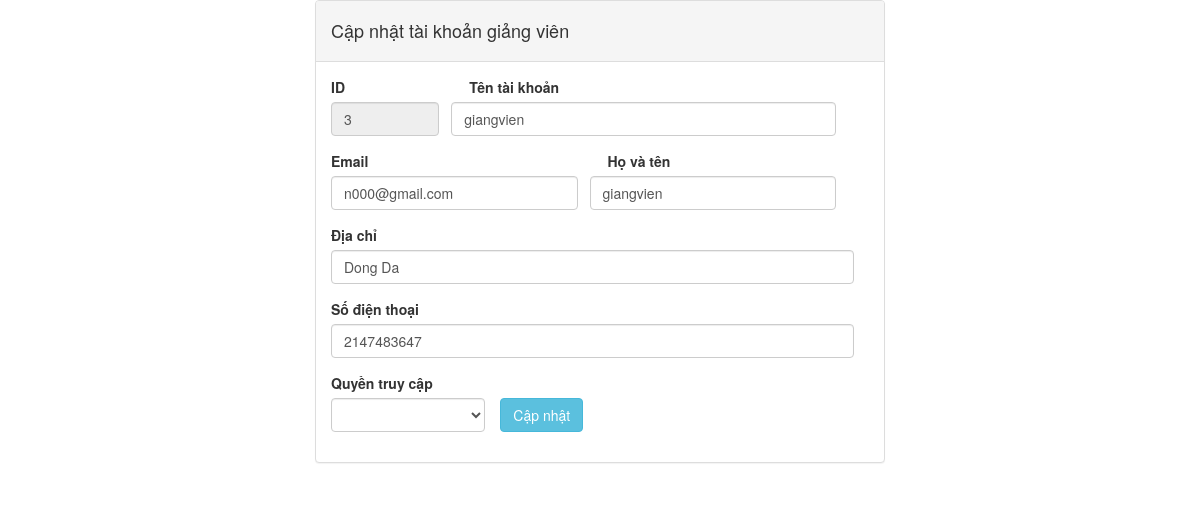
The app's page /admin/edit_lecturers.php?id=3 with its own data.
### tables this page shows
CREATE TABLE `giangvien` (
  `MAGIANGVIEN` int(11) NOT NULL,
  `TEN` varchar(255) NOT NULL,
  `DIACHI` varchar(100) NOT NULL,
  `SDT` int(11) NOT NULL
);

CREATE TABLE `taikhoan` (
  `ID` int(11) NOT NULL,
  `TENTAIKHOAN` varchar(255) NOT NULL,
  `MATKHAU` varchar(100) NOT NULL,
  `EMAIL` varchar(250) NOT NULL,
  `MAKICHHOAT` varchar(250) NOT NULL,
  `QUYEN` int(11) NOT NULL,
  `TRANGTHAI` enum('CHUAXACMINH','DAXACMINH') NOT NULL
);

### admin/edit_lecturers.php (the view, shortened to what this page needs)
<?php require_once("../includes/config.php");?>
<!DOCTYPE html>
<html>
	<head>
		<link rel="stylesheet" href="https://maxcdn.bootstrapcdn.com/bootstrap/3.3.6/css/bootstrap.min.css" />
	</head>
	<body>
<?php
    $id = -1;
	if (isset($_GET['id'])) {
		$id = $_GET['id'];
	}
	$sql = "SELECT TENTAIKHOAN, EMAIL, QUYEN, ID, TEN, DIACHI, SDT, MAGIANGVIEN
	         FROM taikhoan
             INNER JOIN giangvien
             ON taikhoan.ID = giangvien.MAGIANGVIEN
             WHERE taikhoan.ID = ".$id;
	$query = mysqli_query($conn,$sql);
?>
		<div class="container" style="width:100%; max-width:600px">
	    <div class="panel panel-default">
				<div class="panel-heading"><h4>Cập nhật tài khoản giảng viên</h4></div>
				<div class="panel-body" style="margin-left: -15px;">
					<?php
		              while ( $data = mysqli_fetch_array($query) ) {
	                ?>
					<form action="edit_lecturers.php" method="POST">
						<div class="form-row">
							<div class="form-group col-md-3" >
								<label>ID</label>
								<input type="number" name="id" class="form-control" required value="<?php echo $data['ID']; ?>" readonly/>
							</div>
							<div class="form-group col-md-9">
								<label>Tên tài khoản</label>
								<input type="text" name="user_name" class="form-control" pattern="[a-zA-Z ]+" required style="margin-left: -18px;" value="<?php echo $data['TENTAIKHOAN']; ?>"/>
							</div>
					    </div>
					    <div class="form-row">
							<div class="form-group col-md-6">
								<label>Email</label>
								<input type="email" name="user_email" class="form-control" required value="<?php echo $data['EMAIL']; ?>"/>
							</div>
							<div class="form-group col-md-6">
								<label>Họ và tên</label>
								<input type="text" name="name" class="form-control" required style="margin-left: -18px;" value="<?php echo $data['TEN']; ?>"/>
							</div>
                        </div>
						<div class="form-group col-md-12">
							<label>Địa chỉ</label>
							<input type="text" name="address" class="form-control" required value="<?php echo $data['DIACHI']; ?>"/>
						</div>
						<div class="form-group col-md-12">
							<label>Số điện thoại</label>
							<input type="text" name="phone" class="form-control" required value="<?php echo $data['SDT']; ?>"/>
						</div>
						<div class="form-row">
							<div class="form-group col-md-4" >
		                        <label>Quyền truy cập</label>
		                        <select name="user_level" class="form-control" class="form-group">
		                            <option></option>
		                            <option value="2">Quản lý</option>
		                        </select>
		                    </div>
		                    <div class="form-group" >
									<input type="submit" name="edit_manager" value="Cập nhật" class="btn btn-info" style="margin-top: 25px; margin-left: 0px;"/>
							</div>
					    </div>
					</form>
					<?php } ?>
				</div>
			</div>
		</div>
	</body>
</html>

### records on screen
giangvien: id "3", user_name "giangvien", user_email "n000@gmail.com", name "giangvien", address "Dong Da", phone "2147483647"
